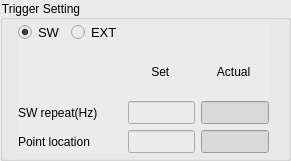
   <widget class="QGroupBox" name="groupBox_trigger">
    <property name="geometry">
     <rect>
      <x>150</x>
      <y>20</y>
      <width>291</width>
      <height>161</height>
     </rect>
    </property>
    <property name="autoFillBackground">
     <bool>false</bool>
    </property>
    <property name="styleSheet">
     <string notr="true">background-color: rgb(235, 235, 235);</string>
    </property>
    <property name="title">
     <string>Trigger Setting</string>
    </property>
    <widget class="QWidget" name="layoutWidget">
     <property name="geometry">
      <rect>
       <x>18</x>
       <y>22</y>
       <width>251</width>
       <height>131</height>
      </rect>
     </property>
     <layout class="QGridLayout" name="gridLayout_9">
      <item row="0" column="0">
       <widget class="QRadioButton" name="radioButton_SW">
        <property name="font">
         <font>
          <family>Arial</family>
          <pointsize>10</pointsize>
          <weight>50</weight>
          <bold>false</bold>
         </font>
        </property>
        <property name="text">
         <string>SW</string>
        </property>
        <property name="checked">
         <bool>true</bool>
        </property>
       </widget>
      </item>
      <item row="0" column="1">
       <widget class="QRadioButton" name="radioButton_EXT">
        <property name="font">
         <font>
          <family>Arial</family>
          <pointsize>10</pointsize>
          <weight>50</weight>
          <bold>false</bold>
         </font>
        </property>
        <property name="text">
         <string>EXT</string>
        </property>
       </widget>
      </item>
      <item row="1" column="2">
       <widget class="QLabel" name="label_147">
        <property name="font">
         <font>
          <family>Arial</family>
          <pointsize>9</pointsize>
          <weight>50</weight>
          <bold>false</bold>
         </font>
        </property>
        <property name="text">
         <string>       Set</string>
        </property>
       </widget>
      </item>
      <item row="1" column="3">
       <widget class="QLabel" name="label_140">
        <property name="font">
         <font>
          <family>Arial</family>
          <pointsize>9</pointsize>
          <weight>50</weight>
          <bold>false</bold>
         </font>
        </property>
        <property name="text">
         <string>     Actual</string>
        </property>
       </widget>
      </item>
      <item row="2" column="0" colspan="2">
       <widget class="QLabel" name="label_36">
        <property name="font">
         <font>
          <family>Arial</family>
          <pointsize>9</pointsize>
          <weight>50</weight>
          <bold>false</bold>
         </font>
        </property>
        <property name="text">
         <string>SW repeat(Hz)</string>
        </property>
       </widget>
      </item>
      <item row="2" column="2">
       <widget class="QLineEdit" name="lineEdit_TS_SWHZset">
        <property name="font">
         <font>
          <family>Arial</family>
          <pointsize>10</pointsize>
          <weight>50</weight>
          <bold>false</bold>
         </font>
        </property>
       </widget>
      </item>
      <item row="2" column="3">
       <widget class="QLineEdit" name="lineEdit_TS_SWHZact">
        <property name="font">
         <font>
          <family>Arial</family>
          <pointsize>10</pointsize>
          <weight>50</weight>
          <bold>false</bold>
         </font>
        </property>
        <property name="styleSheet">
         <string notr="true">background-color: rgb(217, 217, 217);</string>
        </property>
       </widget>
      </item>
      <item row="3" column="0" colspan="2">
       <widget class="QLabel" name="label_38">
        <property name="font">
         <font>
          <family>Arial</family>
          <pointsize>9</pointsize>
          <weight>50</weight>
          <bold>false</bold>
         </font>
        </property>
        <property name="text">
         <string>Point location</string>
        </property>
       </widget>
      </item>
      <item row="3" column="2">
       <widget class="QLineEdit" name="lineEdit_TS_PLset">
        <property name="font">
         <font>
          <family>Arial</family>
          <pointsize>10</pointsize>
          <weight>50</weight>
          <bold>false</bold>
         </font>
        </property>
       </widget>
      </item>
      <item row="3" column="3">
       <widget class="QLineEdit" name="lineEdit_TS_PLact">
        <property name="font">
         <font>
          <family>Arial</family>
          <pointsize>10</pointsize>
          <weight>50</weight>
          <bold>false</bold>
         </font>
        </property>
        <property name="styleSheet">
         <string notr="true">background-color: rgb(217, 217, 217);</string>
        </property>
       </widget>
      </item>
     </layout>
    </widget>
   </widget>
